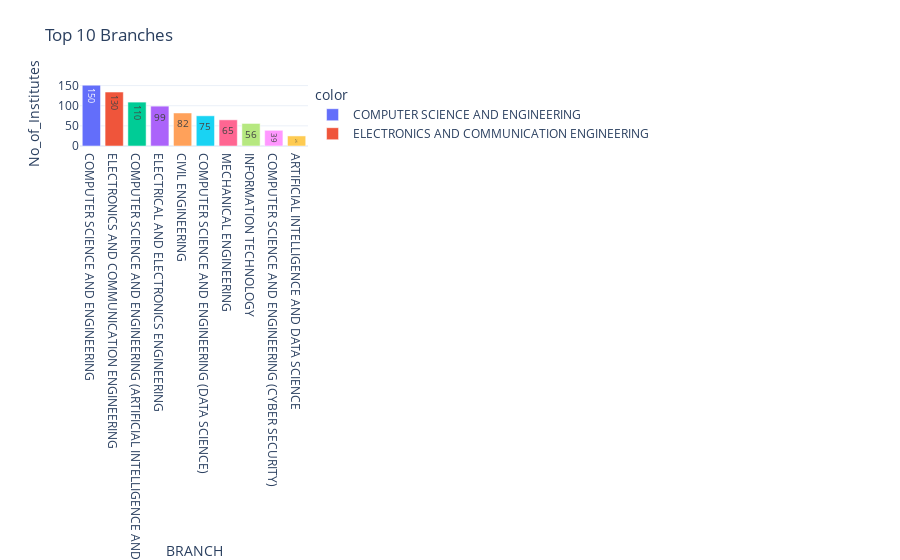

The notebook cell saved with this chart:
### Code cell
#
Top_10_Branches = No_of_Branches.head(10)

fig = px.bar(x=Top_10_Branches.index, y=Top_10_Branches.values, title='Top 10 Branches',
             labels={'x': 'BRANCH', 'y': 'No_of_Institutes'},
             template='plotly_white', color=Top_10_Branches.index)

fig.update_traces(texttemplate='%{y:.2s}', textposition='inside')
fig.show()

### Figure 1 — Plotly figure (JSON) as saved in the notebook; plotly's stock layout.template omitted (floating-point values rounded to 4 significant figures)
{"data": [{"alignmentgroup": "True", "hovertemplate": "color=COMPUTER SCIENCE AND ENGINEERING<br>BRANCH=%{x}<br>No_of_Institutes=%{y}<extra></extra>", "legendgroup": "COMPUTER SCIENCE AND ENGINEERING", "marker": {"color": "#636efa", "pattern": {"shape": ""}}, "name": "COMPUTER SCIENCE AND ENGINEERING", "offsetgroup": "COMPUTER SCIENCE AND ENGINEERING", "orientation": "v", "showlegend": true, "textposition": "inside", "x": ["COMPUTER SCIENCE AND ENGINEERING"], "xaxis": "x", "y": [151], "yaxis": "y", "type": "bar", "texttemplate": "%{y:.2s}"}, {"alignmentgroup": "True", "hovertemplate": "color=ELECTRONICS AND COMMUNICATION ENGINEERING<br>BRANCH=%{x}<br>No_of_Institutes=%{y}<extra></extra>", "legendgroup": "ELECTRONICS AND COMMUNICATION ENGINEERING", "marker": {"color": "#EF553B", "pattern": {"shape": ""}}, "name": "ELECTRONICS AND COMMUNICATION ENGINEERING", "offsetgroup": "ELECTRONICS AND COMMUNICATION ENGINEERING", "orientation": "v", "showlegend": true, "textposition": "inside", "x": ["ELECTRONICS AND COMMUNICATION ENGINEERING"], "xaxis": "x", "y": [134], "yaxis": "y", "type": "bar", "texttemplate": "%{y:.2s}"}, {"alignmentgroup": "True", "hovertemplate": "color=COMPUTER SCIENCE AND ENGINEERING\n(ARTIFICIAL INTELLIGENCE AND MACHINE LEARNING)<br>BRANCH=%{x}<br>No_of_Institutes=%{y}<extra></extra>", "legendgroup": "COMPUTER SCIENCE AND ENGINEERING\n(ARTIFICIAL INTELLIGENCE AND MACHINE LEARNING)", "marker": {"color": "#00cc96", "pattern": {"shape": ""}}, "name": "COMPUTER SCIENCE AND ENGINEERING\n(ARTIFICIAL INTELLIGENCE AND MACHINE LEARNING)", "offsetgroup": "COMPUTER SCIENCE AND ENGINEERING\n(ARTIFICIAL INTELLIGENCE AND MACHINE LEARNING)", "orientation": "v", "showlegend": true, "textposition": "inside", "x": ["COMPUTER SCIENCE AND ENGINEERING\n(ARTIFICIAL INTELLIGENCE AND MACHINE LEARNING)"], "xaxis": "x", "y": [109], "yaxis": "y", "type": "bar", "texttemplate": "%{y:.2s}"}, {"alignmentgroup": "True", "hovertemplate": "color=ELECTRICAL AND ELECTRONICS ENGINEERING<br>BRANCH=%{x}<br>No_of_Institutes=%{y}<extra></extra>", "legendgroup": "ELECTRICAL AND ELECTRONICS ENGINEERING", "marker": {"color": "#ab63fa", "pattern": {"shape": ""}}, "name": "ELECTRICAL AND ELECTRONICS ENGINEERING", "offsetgroup": "ELECTRICAL AND ELECTRONICS ENGINEERING", "orientation": "v", "showlegend": true, "textposition": "inside", "x": ["ELECTRICAL AND ELECTRONICS ENGINEERING"], "xaxis": "x", "y": [99], "yaxis": "y", "type": "bar", "texttemplate": "%{y:.2s}"}, {"alignmentgroup": "True", "hovertemplate": "color=CIVIL ENGINEERING<br>BRANCH=%{x}<br>No_of_Institutes=%{y}<extra></extra>", "legendgroup": "CIVIL ENGINEERING", "marker": {"color": "#FFA15A", "pattern": {"shape": ""}}, "name": "CIVIL ENGINEERING", "offsetgroup": "CIVIL ENGINEERING", "orientation": "v", "showlegend": true, "textposition": "inside", "x": ["CIVIL ENGINEERING"], "xaxis": "x", "y": [82], "yaxis": "y", "type": "bar", "texttemplate": "%{y:.2s}"}, {"alignmentgroup": "True", "hovertemplate": "color=COMPUTER SCIENCE AND ENGINEERING (DATA SCIENCE)<br>BRANCH=%{x}<br>No_of_Institutes=%{y}<extra></extra>", "legendgroup": "COMPUTER SCIENCE AND ENGINEERING (DATA SCIENCE)", "marker": {"color": "#19d3f3", "pattern": {"shape": ""}}, "name": "COMPUTER SCIENCE AND ENGINEERING (DATA SCIENCE)", "offsetgroup": "COMPUTER SCIENCE AND ENGINEERING (DATA SCIENCE)", "orientation": "v", "showlegend": true, "textposition": "inside", "x": ["COMPUTER SCIENCE AND ENGINEERING (DATA SCIENCE)"], "xaxis": "x", "y": [75], "yaxis": "y", "type": "bar", "texttemplate": "%{y:.2s}"}, {"alignmentgroup": "True", "hovertemplate": "color=MECHANICAL ENGINEERING<br>BRANCH=%{x}<br>No_of_Institutes=%{y}<extra></extra>", "legendgroup": "MECHANICAL ENGINEERING", "marker": {"color": "#FF6692", "pattern": {"shape": ""}}, "name": "MECHANICAL ENGINEERING", "offsetgroup": "MECHANICAL ENGINEERING", "orientation": "v", "showlegend": true, "textposition": "inside", "x": ["MECHANICAL ENGINEERING"], "xaxis": "x", "y": [65], "yaxis": "y", "type": "bar", "texttemplate": "%{y:.2s}"}, {"alignmentgroup": "True", "hovertemplate": "color=INFORMATION TECHNOLOGY<br>BRANCH=%{x}<br>No_of_Institutes=%{y}<extra></extra>", "legendgroup": "INFORMATION TECHNOLOGY", "marker": {"color": "#B6E880", "pattern": {"shape": ""}}, "name": "INFORMATION TECHNOLOGY", "offsetgroup": "INFORMATION TECHNOLOGY", "orientation": "v", "showlegend": true, "textposition": "inside", "x": ["INFORMATION TECHNOLOGY"], "xaxis": "x", "y": [56], "yaxis": "y", "type": "bar", "texttemplate": "%{y:.2s}"}, {"alignmentgroup": "True", "hovertemplate": "color=COMPUTER SCIENCE AND ENGINEERING (CYBER SECURITY)<br>BRANCH=%{x}<br>No_of_Institutes=%{y}<extra></extra>", "legendgroup": "COMPUTER SCIENCE AND ENGINEERING (CYBER SECURITY)", "marker": {"color": "#FF97FF", "pattern": {"shape": ""}}, "name": "COMPUTER SCIENCE AND ENGINEERING (CYBER SECURITY)", "offsetgroup": "COMPUTER SCIENCE AND ENGINEERING (CYBER SECURITY)", "orientation": "v", "showlegend": true, "textposition": "inside", "x": ["COMPUTER SCIENCE AND ENGINEERING (CYBER SECURITY)"], "xaxis": "x", "y": [39], "yaxis": "y", "type": "bar", "texttemplate": "%{y:.2s}"}, {"alignmentgroup": "True", "hovertemplate": "color=ARTIFICIAL INTELLIGENCE AND DATA SCIENCE<br>BRANCH=%{x}<br>No_of_Institutes=%{y}<extra></extra>", "legendgroup": "ARTIFICIAL INTELLIGENCE AND DATA SCIENCE", "marker": {"color": "#FECB52", "pattern": {"shape": ""}}, "name": "ARTIFICIAL INTELLIGENCE AND DATA SCIENCE", "offsetgroup": "ARTIFICIAL INTELLIGENCE AND DATA SCIENCE", "orientation": "v", "showlegend": true, "textposition": "inside", "x": ["ARTIFICIAL INTELLIGENCE AND DATA SCIENCE"], "xaxis": "x", "y": [25], "yaxis": "y", "type": "bar", "texttemplate": "%{y:.2s}"}], "layout": {"xaxis": {"anchor": "y", "domain": [0, 1], "title": {"text": "BRANCH"}, "type": "category", "range": [-0.5, 9.5], "autorange": true}, "yaxis": {"anchor": "x", "domain": [0, 1], "title": {"text": "No_of_Institutes"}, "type": "linear", "range": [0, 158.9], "autorange": true}, "legend": {"title": {"text": "color"}, "tracegroupgap": 0}, "title": {"text": "Top 10 Branches"}, "barmode": "relative", "autosize": true}}
